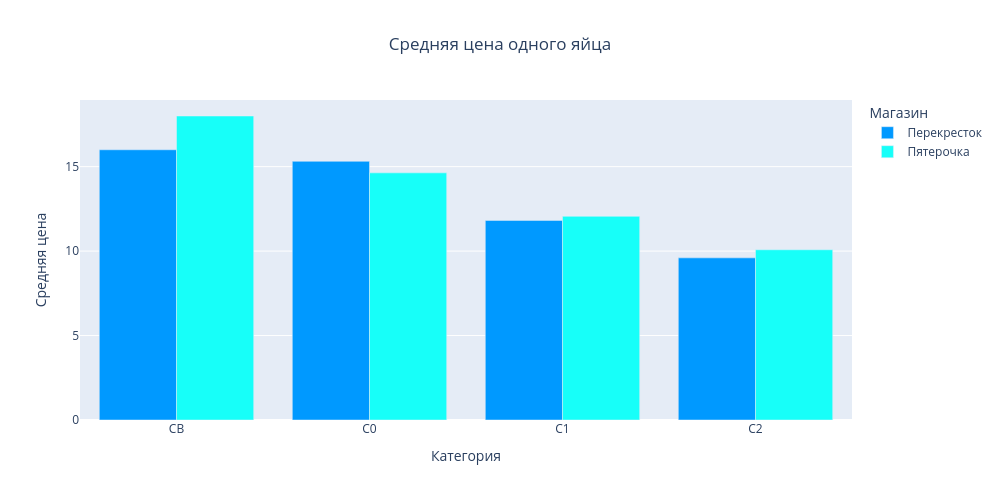

The cell this chart's notebook holds for it:
### Code cell
import plotly.express as px
df_grouped = df.groupby(["Категория", "Магазин"])["Цена одного яйца"].mean().reset_index() # группируем по категории яичка и магазину

fig = px.bar(df_grouped, x="Категория", y="Цена одного яйца", color="Магазин", 
             barmode="group",
             opacity = 1,
             title="Средняя цена одного яйца",
             labels={"Цена одного яйца": "Средняя цена", "Категория": "Категория"},
            width = 1000, height = 500, color_discrete_sequence=['#0099ff', '#17fff9'])
fig.update_layout(title_x=0.5)
fig.show()

### Figure 1 — Plotly figure (JSON) as saved in the notebook; plotly's stock layout.template omitted (floating-point values rounded to 4 significant figures)
{"data": [{"alignmentgroup": "True", "hovertemplate": "Магазин=Перекресток<br>Категория=%{x}<br>Средняя цена=%{y}<extra></extra>", "legendgroup": "Перекресток", "marker": {"color": "#0099ff", "opacity": 1, "pattern": {"shape": ""}}, "name": "Перекресток", "offsetgroup": "Перекресток", "orientation": "v", "showlegend": true, "textposition": "auto", "type": "bar", "x": ["CB", "C0", "C1", "C2"], "xaxis": "x", "y": [16.0, 15.32, 11.82, 9.599], "yaxis": "y"}, {"alignmentgroup": "True", "hovertemplate": "Магазин=Пятерочка<br>Категория=%{x}<br>Средняя цена=%{y}<extra></extra>", "legendgroup": "Пятерочка", "marker": {"color": "#17fff9", "opacity": 1, "pattern": {"shape": ""}}, "name": "Пятерочка", "offsetgroup": "Пятерочка", "orientation": "v", "showlegend": true, "textposition": "auto", "type": "bar", "x": ["CB", "C0", "C1", "C2"], "xaxis": "x", "y": [18.0, 14.63, 12.06, 10.08], "yaxis": "y"}], "layout": {"barmode": "group", "height": 500, "legend": {"title": {"text": "Магазин"}, "tracegroupgap": 0}, "title": {"text": "Средняя цена одного яйца", "x": 0.5}, "width": 1000, "xaxis": {"anchor": "y", "autorange": true, "domain": [0, 1], "range": [-0.5, 3.5], "title": {"text": "Категория"}, "type": "category"}, "yaxis": {"anchor": "x", "autorange": true, "domain": [0, 1], "range": [0, 18.95], "title": {"text": "Средняя цена"}, "type": "linear"}}}
